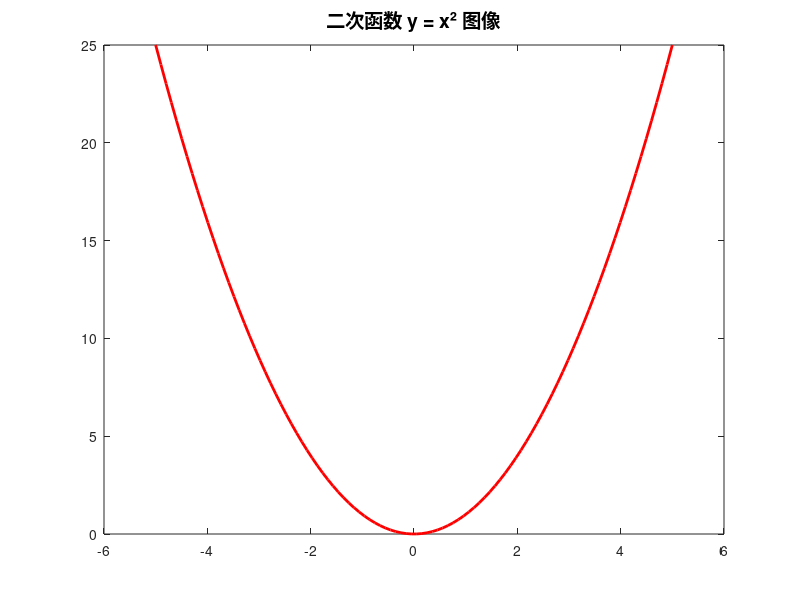

Reproduce this figure in MATLAB. (Note: this script raises an error after producing the figure.)
% 1. 准备数据
x = linspace(-5, 5, 100);  % -5到5，100个点
y = x.^2;  % 二次函数

% 2. 创建画布并绘图
figure('Position', [100, 100, 600, 500]);
plot(x, y, 'r-', 'LineWidth', 2);
title('二次函数 y = x² 图像', 'FontSize', 14);
legend('y = x²', 'Location', 'upper right', 'FontSize', 11);

% 3. 隐藏顶部和右侧轴脊
ax = gca;
ax.Spine.Top = 'off';
ax.Spine.Right = 'off';

% 4. 移动轴脊到原点(0,0)
ax.XAxis.Location = 'origin';  % X轴（底部轴脊）移到Y=0
ax.YAxis.Location = 'origin';  % Y轴（左侧轴脊）移到X=0

% 5. 设置坐标轴范围和网格
xlim([-5.5, 5.5]);
ylim([0, 25]);
grid on;
axis equal;  % 等比例坐标轴
